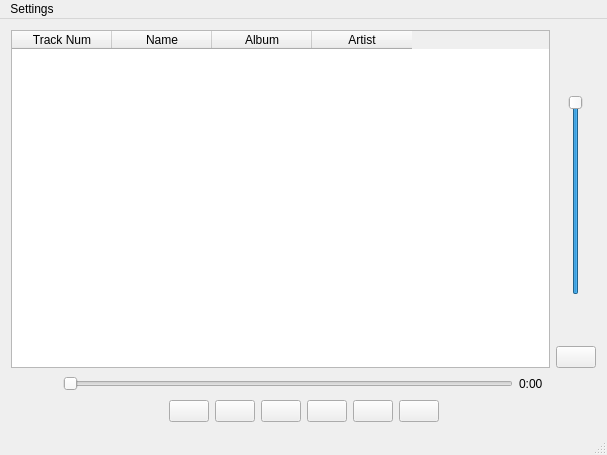
<?xml version="1.0" encoding="UTF-8"?>
<ui version="4.0">
 <class>MainWindow</class>
 <widget class="QMainWindow" name="MainWindow">
  <property name="geometry">
   <rect>
    <x>0</x>
    <y>0</y>
    <width>607</width>
    <height>455</height>
   </rect>
  </property>
  <property name="windowTitle">
   <string>Music Player</string>
  </property>
  <widget class="QWidget" name="centralWidget">
   <property name="sizePolicy">
    <sizepolicy hsizetype="Maximum" vsizetype="Maximum">
     <horstretch>0</horstretch>
     <verstretch>0</verstretch>
    </sizepolicy>
   </property>
   <layout class="QVBoxLayout" name="verticalLayout">
    <item>
     <layout class="QHBoxLayout" name="horizontalLayout_5" stretch="0,0">
      <property name="topMargin">
       <number>0</number>
      </property>
      <item>
       <widget class="QTableWidget" name="song_list">
        <property name="minimumSize">
         <size>
          <width>494</width>
          <height>0</height>
         </size>
        </property>
        <column>
         <property name="text">
          <string>Track Num</string>
         </property>
         <property name="textAlignment">
          <set>AlignCenter</set>
         </property>
        </column>
        <column>
         <property name="text">
          <string>Name</string>
         </property>
         <property name="textAlignment">
          <set>AlignCenter</set>
         </property>
        </column>
        <column>
         <property name="text">
          <string>Album</string>
         </property>
         <property name="textAlignment">
          <set>AlignCenter</set>
         </property>
        </column>
        <column>
         <property name="text">
          <string>Artist</string>
         </property>
         <property name="textAlignment">
          <set>AlignCenter</set>
         </property>
        </column>
       </widget>
      </item>
      <item>
       <layout class="QVBoxLayout" name="verticalLayout_2" stretch="0,0,0,0,0">
        <property name="spacing">
         <number>7</number>
        </property>
        <property name="sizeConstraint">
         <enum>QLayout::SetDefaultConstraint</enum>
        </property>
        <property name="leftMargin">
         <number>0</number>
        </property>
        <property name="topMargin">
         <number>0</number>
        </property>
        <property name="rightMargin">
         <number>0</number>
        </property>
        <item>
         <spacer name="verticalSpacer">
          <property name="orientation">
           <enum>Qt::Vertical</enum>
          </property>
          <property name="sizeType">
           <enum>QSizePolicy::Preferred</enum>
          </property>
          <property name="sizeHint" stdset="0">
           <size>
            <width>20</width>
            <height>150</height>
           </size>
          </property>
         </spacer>
        </item>
        <item alignment="Qt::AlignHCenter">
         <widget class="QLabel" name="volIcon">
          <property name="maximumSize">
           <size>
            <width>24</width>
            <height>24</height>
           </size>
          </property>
          <property name="text">
           <string/>
          </property>
          <property name="pixmap">
           <pixmap>images/icons8-speaker-25.png</pixmap>
          </property>
         </widget>
        </item>
        <item alignment="Qt::AlignHCenter">
         <widget class="QSlider" name="vol_slider">
          <property name="enabled">
           <bool>true</bool>
          </property>
          <property name="sizePolicy">
           <sizepolicy hsizetype="Expanding" vsizetype="Expanding">
            <horstretch>0</horstretch>
            <verstretch>0</verstretch>
           </sizepolicy>
          </property>
          <property name="minimumSize">
           <size>
            <width>0</width>
            <height>200</height>
           </size>
          </property>
          <property name="toolTipDuration">
           <number>-1</number>
          </property>
          <property name="layoutDirection">
           <enum>Qt::RightToLeft</enum>
          </property>
          <property name="autoFillBackground">
           <bool>false</bool>
          </property>
          <property name="styleSheet">
           <string notr="true"/>
          </property>
          <property name="maximum">
           <number>99</number>
          </property>
          <property name="sliderPosition">
           <number>99</number>
          </property>
          <property name="tracking">
           <bool>true</bool>
          </property>
          <property name="orientation">
           <enum>Qt::Vertical</enum>
          </property>
          <property name="invertedAppearance">
           <bool>false</bool>
          </property>
          <property name="invertedControls">
           <bool>true</bool>
          </property>
         </widget>
        </item>
        <item>
         <spacer name="verticalSpacer_2">
          <property name="orientation">
           <enum>Qt::Vertical</enum>
          </property>
          <property name="sizeType">
           <enum>QSizePolicy::Preferred</enum>
          </property>
          <property name="sizeHint" stdset="0">
           <size>
            <width>20</width>
            <height>150</height>
           </size>
          </property>
         </spacer>
        </item>
        <item>
         <widget class="QPushButton" name="refresh_btn">
          <property name="maximumSize">
           <size>
            <width>50</width>
            <height>30</height>
           </size>
          </property>
          <property name="text">
           <string/>
          </property>
          <property name="icon">
           <iconset>
            <normaloff>images/icons8-refresh-64.png</normaloff>images/icons8-refresh-64.png</iconset>
          </property>
          <property name="shortcut">
           <string>R</string>
          </property>
         </widget>
        </item>
       </layout>
      </item>
     </layout>
    </item>
    <item>
     <layout class="QHBoxLayout" name="horizontalLayout">
      <property name="topMargin">
       <number>0</number>
      </property>
      <item>
       <spacer name="horizontal_spacer_2">
        <property name="orientation">
         <enum>Qt::Horizontal</enum>
        </property>
        <property name="sizeType">
         <enum>QSizePolicy::Preferred</enum>
        </property>
        <property name="sizeHint" stdset="0">
         <size>
          <width>300</width>
          <height>20</height>
         </size>
        </property>
       </spacer>
      </item>
      <item>
       <widget class="QSlider" name="duration_slider">
        <property name="minimumSize">
         <size>
          <width>450</width>
          <height>0</height>
         </size>
        </property>
        <property name="maximumSize">
         <size>
          <width>16777215</width>
          <height>16777215</height>
         </size>
        </property>
        <property name="orientation">
         <enum>Qt::Horizontal</enum>
        </property>
       </widget>
      </item>
      <item>
       <widget class="QLabel" name="time_label">
        <property name="maximumSize">
         <size>
          <width>50</width>
          <height>16777215</height>
         </size>
        </property>
        <property name="text">
         <string>0:00</string>
        </property>
       </widget>
      </item>
      <item>
       <spacer name="horizontal_spacer_3">
        <property name="orientation">
         <enum>Qt::Horizontal</enum>
        </property>
        <property name="sizeType">
         <enum>QSizePolicy::Preferred</enum>
        </property>
        <property name="sizeHint" stdset="0">
         <size>
          <width>300</width>
          <height>20</height>
         </size>
        </property>
       </spacer>
      </item>
     </layout>
    </item>
    <item>
     <layout class="QHBoxLayout" name="horizontalLayout_1">
      <property name="sizeConstraint">
       <enum>QLayout::SetDefaultConstraint</enum>
      </property>
      <item>
       <spacer name="horizontal_spacer">
        <property name="orientation">
         <enum>Qt::Horizontal</enum>
        </property>
        <property name="sizeType">
         <enum>QSizePolicy::MinimumExpanding</enum>
        </property>
        <property name="sizeHint" stdset="0">
         <size>
          <width>40</width>
          <height>20</height>
         </size>
        </property>
       </spacer>
      </item>
      <item>
       <widget class="QPushButton" name="shuffle_btn">
        <property name="maximumSize">
         <size>
          <width>60</width>
          <height>40</height>
         </size>
        </property>
        <property name="text">
         <string/>
        </property>
        <property name="icon">
         <iconset>
          <normaloff>images/icons8-shuffle-64.png</normaloff>images/icons8-shuffle-64.png</iconset>
        </property>
        <property name="shortcut">
         <string>Z</string>
        </property>
       </widget>
      </item>
      <item>
       <widget class="QPushButton" name="prev_song_btn">
        <property name="maximumSize">
         <size>
          <width>60</width>
          <height>40</height>
         </size>
        </property>
        <property name="text">
         <string/>
        </property>
        <property name="icon">
         <iconset>
          <normaloff>images/icons8-rewind-100.png</normaloff>images/icons8-rewind-100.png</iconset>
        </property>
        <property name="shortcut">
         <string>X</string>
        </property>
       </widget>
      </item>
      <item>
       <widget class="QPushButton" name="play_btn">
        <property name="maximumSize">
         <size>
          <width>60</width>
          <height>40</height>
         </size>
        </property>
        <property name="text">
         <string/>
        </property>
        <property name="icon">
         <iconset>
          <normaloff>images/icons8-play-100.png</normaloff>images/icons8-play-100.png</iconset>
        </property>
        <property name="shortcut">
         <string>C</string>
        </property>
        <property name="default">
         <bool>false</bool>
        </property>
        <property name="flat">
         <bool>false</bool>
        </property>
       </widget>
      </item>
      <item>
       <widget class="QPushButton" name="pause_btn">
        <property name="maximumSize">
         <size>
          <width>60</width>
          <height>40</height>
         </size>
        </property>
        <property name="text">
         <string/>
        </property>
        <property name="icon">
         <iconset>
          <normaloff>images/icons8-pause-100.png</normaloff>images/icons8-pause-100.png</iconset>
        </property>
        <property name="shortcut">
         <string>V</string>
        </property>
       </widget>
      </item>
      <item>
       <widget class="QPushButton" name="stop_btn">
        <property name="maximumSize">
         <size>
          <width>60</width>
          <height>40</height>
         </size>
        </property>
        <property name="text">
         <string/>
        </property>
        <property name="icon">
         <iconset>
          <normaloff>images/icons8-stop-100.png</normaloff>images/icons8-stop-100.png</iconset>
        </property>
        <property name="shortcut">
         <string>B</string>
        </property>
       </widget>
      </item>
      <item>
       <widget class="QPushButton" name="next_song_btn">
        <property name="maximumSize">
         <size>
          <width>60</width>
          <height>40</height>
         </size>
        </property>
        <property name="text">
         <string/>
        </property>
        <property name="icon">
         <iconset>
          <normaloff>images/icons8-fast-forward-100.png</normaloff>images/icons8-fast-forward-100.png</iconset>
        </property>
        <property name="shortcut">
         <string>N</string>
        </property>
       </widget>
      </item>
      <item>
       <spacer name="horizontal_spacer1">
        <property name="orientation">
         <enum>Qt::Horizontal</enum>
        </property>
        <property name="sizeType">
         <enum>QSizePolicy::MinimumExpanding</enum>
        </property>
        <property name="sizeHint" stdset="0">
         <size>
          <width>40</width>
          <height>20</height>
         </size>
        </property>
       </spacer>
      </item>
     </layout>
    </item>
   </layout>
  </widget>
  <widget class="QStatusBar" name="statusBar"/>
  <widget class="QMenuBar" name="menuBar">
   <property name="geometry">
    <rect>
     <x>0</x>
     <y>0</y>
     <width>607</width>
     <height>22</height>
    </rect>
   </property>
   <widget class="QMenu" name="menuSettings_2">
    <property name="title">
     <string>Settings</string>
    </property>
    <addaction name="action_change"/>
   </widget>
   <addaction name="menuSettings_2"/>
  </widget>
  <action name="open_file_action">
   <property name="text">
    <string>Open file...</string>
   </property>
  </action>
  <action name="actionChange_Directory">
   <property name="text">
    <string>Change Directory</string>
   </property>
  </action>
  <action name="action_change">
   <property name="text">
    <string>Set/Change Directory</string>
   </property>
   <property name="shortcut">
    <string>Meta+D</string>
   </property>
   <property name="shortcutContext">
    <enum>Qt::WidgetShortcut</enum>
   </property>
  </action>
 </widget>
 <layoutdefault spacing="6" margin="11"/>
 <resources/>
 <connections/>
</ui>
